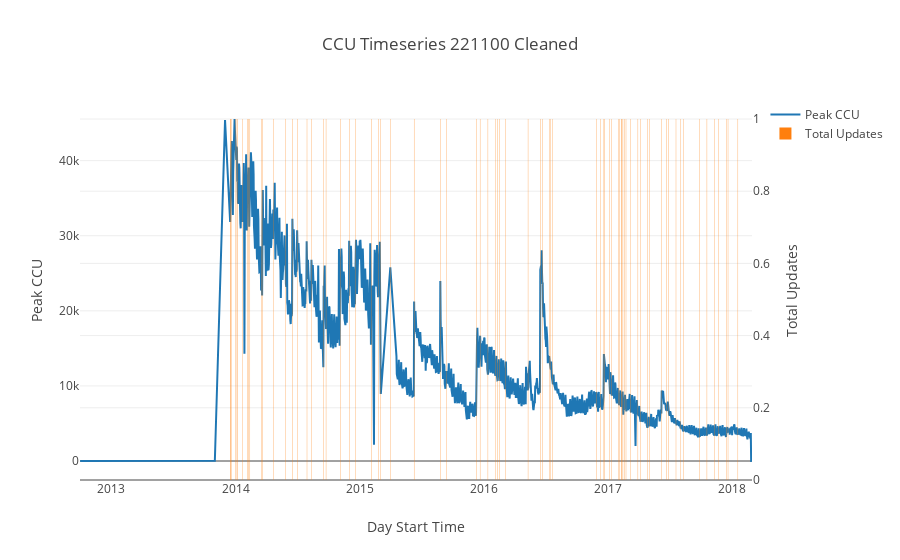

The cell this chart's notebook holds for it:
### Markdown cell above
Clearly not all updates have a direct or immediate impact on CCU. There is a seasonality that distorts this perception, however some clearly coincide with downward trends. There are specific problems to note with the data itself:

- Some CCU seems to have been approximated. There is not much that can be done here for the context of the entire dataset without a significant amount of effort, however the systems were not expected to have been 100% accurate.
- Some updates misalign with CCU spikes by a day in either direction. When investigating some of these manually, the CCU spike would seem to be a result of them. I would chalk this up to anticipation, or updates coming towards the end of local maxima.

There are also some general problems...

- Players may not check out an update on the same day of release - they may wait until it is convenient to them.
- Most games see user churn over time post-release, in both CCU and user sentiment.
- CCU may change due to external factors, however developers with strong communication will usually relay these factors via an update (during a sale, for example).
- As observed when examining sentiment, there is a period of uncertainty at release.

We should therefore remove the updates that were not modifications to game content, and attempt to remove seaasonality.

We first look at one example of a successful update, on December 10th, 2015. The signal is relatively unchanging despite updates, until this day. Looking at the ['patch notes' for this day](http://www.dayztv.com/news/2015/12/dayz-0-59-update-features-items-list/), we can see that this was indeed a substantial update to the game content - new vehicles, items, and a map for players. These are the kinds of things we want to capture.

### Code cell
timeseries_221100_alternative = json.load(open('./dumps/timeseries/221100-timeseries-alternative.json'))

# Get the same CCU.
y = [item['peak_ccu'] for item in timeseries_221100_alternative]

iplot(create_timeseries_figure(timeseries_221100_alternative, "221100 Cleaned", y))

### Figure 1 — Plotly figure (JSON) as saved in the notebook; plotly's stock layout.template omitted (floating-point values rounded to 4 significant figures; data arrays with more than 128 entries replaced by an {"elided": "..."} marker saying what was removed)
{"data": [{"mode": "line", "name": "Peak CCU", "type": "scatter", "x": {"elided": "1976 str values"}, "y": {"elided": "1976 int values"}}, {"name": "Total Updates", "type": "bar", "x": {"elided": "1976 str values"}, "xaxis": "x", "y": {"elided": "1976 int values"}, "yaxis": "y2"}], "layout": {"showlegend": true, "title": "CCU Timeseries 221100 Cleaned", "xaxis": {"autorange": true, "title": "Day Start Time"}, "yaxis": {"title": "Peak CCU"}, "yaxis2": {"anchor": "x", "overlaying": "y", "side": "right", "title": "Total Updates"}}}
